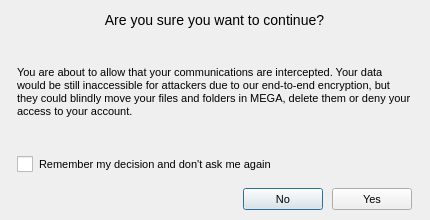
<?xml version="1.0" encoding="UTF-8"?>
<ui version="4.0">
 <class>ConfirmSSLexception</class>
 <widget class="QDialog" name="ConfirmSSLexception">
  <property name="geometry">
   <rect>
    <x>0</x>
    <y>0</y>
    <width>430</width>
    <height>220</height>
   </rect>
  </property>
  <property name="minimumSize">
   <size>
    <width>430</width>
    <height>220</height>
   </size>
  </property>
  <property name="maximumSize">
   <size>
    <width>430</width>
    <height>240</height>
   </size>
  </property>
  <property name="windowTitle">
   <string>Warning</string>
  </property>
  <property name="styleSheet">
   <string notr="true">QWidget
{
font-size: 11px;
}

#lConfirmation
{
font-size: 14px;
}

QCheckBox::indicator {
     width: 16px;
     height: 16px;
 }

QPushButton
{
    min-height: 14px;
	height: 14px;
}

</string>
  </property>
  <layout class="QVBoxLayout" name="verticalLayout" stretch="0,1,0,0">
   <property name="spacing">
    <number>12</number>
   </property>
   <property name="leftMargin">
    <number>17</number>
   </property>
   <property name="topMargin">
    <number>12</number>
   </property>
   <property name="rightMargin">
    <number>18</number>
   </property>
   <property name="bottomMargin">
    <number>6</number>
   </property>
   <item>
    <widget class="QLabel" name="lConfirmation">
     <property name="minimumSize">
      <size>
       <width>0</width>
       <height>0</height>
      </size>
     </property>
     <property name="maximumSize">
      <size>
       <width>16777215</width>
       <height>16777215</height>
      </size>
     </property>
     <property name="text">
      <string>Are you sure you want to continue?</string>
     </property>
     <property name="alignment">
      <set>Qt::AlignCenter</set>
     </property>
     <property name="wordWrap">
      <bool>true</bool>
     </property>
    </widget>
   </item>
   <item>
    <widget class="QLabel" name="lDescSLLproblem">
     <property name="minimumSize">
      <size>
       <width>0</width>
       <height>0</height>
      </size>
     </property>
     <property name="maximumSize">
      <size>
       <width>16777215</width>
       <height>16777215</height>
      </size>
     </property>
     <property name="styleSheet">
      <string notr="true">padding-top: -10px;</string>
     </property>
     <property name="text">
      <string>You are about to allow that your communications are intercepted. Your data would be still inaccessible for attackers due to our end-to-end encryption, but they could blindly move your files and folders in MEGA, delete them or deny your access to your account.</string>
     </property>
     <property name="wordWrap">
      <bool>true</bool>
     </property>
    </widget>
   </item>
   <item>
    <widget class="QCheckBox" name="cRemember">
     <property name="sizePolicy">
      <sizepolicy hsizetype="Minimum" vsizetype="Preferred">
       <horstretch>0</horstretch>
       <verstretch>0</verstretch>
      </sizepolicy>
     </property>
     <property name="text">
      <string>Remember my decision and don't ask me again</string>
     </property>
    </widget>
   </item>
   <item>
    <widget class="QWidget" name="wButtons" native="true">
     <property name="minimumSize">
      <size>
       <width>0</width>
       <height>30</height>
      </size>
     </property>
     <property name="maximumSize">
      <size>
       <width>16777215</width>
       <height>30</height>
      </size>
     </property>
     <layout class="QHBoxLayout" name="horizontalLayout">
      <property name="spacing">
       <number>9</number>
      </property>
      <property name="leftMargin">
       <number>0</number>
      </property>
      <property name="topMargin">
       <number>0</number>
      </property>
      <property name="rightMargin">
       <number>0</number>
      </property>
      <property name="bottomMargin">
       <number>0</number>
      </property>
      <item>
       <spacer name="horizontalSpacer">
        <property name="orientation">
         <enum>Qt::Horizontal</enum>
        </property>
        <property name="sizeHint" stdset="0">
         <size>
          <width>234</width>
          <height>20</height>
         </size>
        </property>
       </spacer>
      </item>
      <item>
       <widget class="QPushButton" name="bCancel">
        <property name="text">
         <string>No</string>
        </property>
       </widget>
      </item>
      <item>
       <widget class="QPushButton" name="bOK">
        <property name="text">
         <string>Yes</string>
        </property>
       </widget>
      </item>
     </layout>
    </widget>
   </item>
  </layout>
 </widget>
 <resources/>
 <connections>
  <connection>
   <sender>bOK</sender>
   <signal>clicked()</signal>
   <receiver>ConfirmSSLexception</receiver>
   <slot>accept()</slot>
   <hints>
    <hint type="sourcelabel">
     <x>380</x>
     <y>140</y>
    </hint>
    <hint type="destinationlabel">
     <x>214</x>
     <y>79</y>
    </hint>
   </hints>
  </connection>
  <connection>
   <sender>bCancel</sender>
   <signal>clicked()</signal>
   <receiver>ConfirmSSLexception</receiver>
   <slot>reject()</slot>
   <hints>
    <hint type="sourcelabel">
     <x>297</x>
     <y>140</y>
    </hint>
    <hint type="destinationlabel">
     <x>214</x>
     <y>79</y>
    </hint>
   </hints>
  </connection>
 </connections>
</ui>
